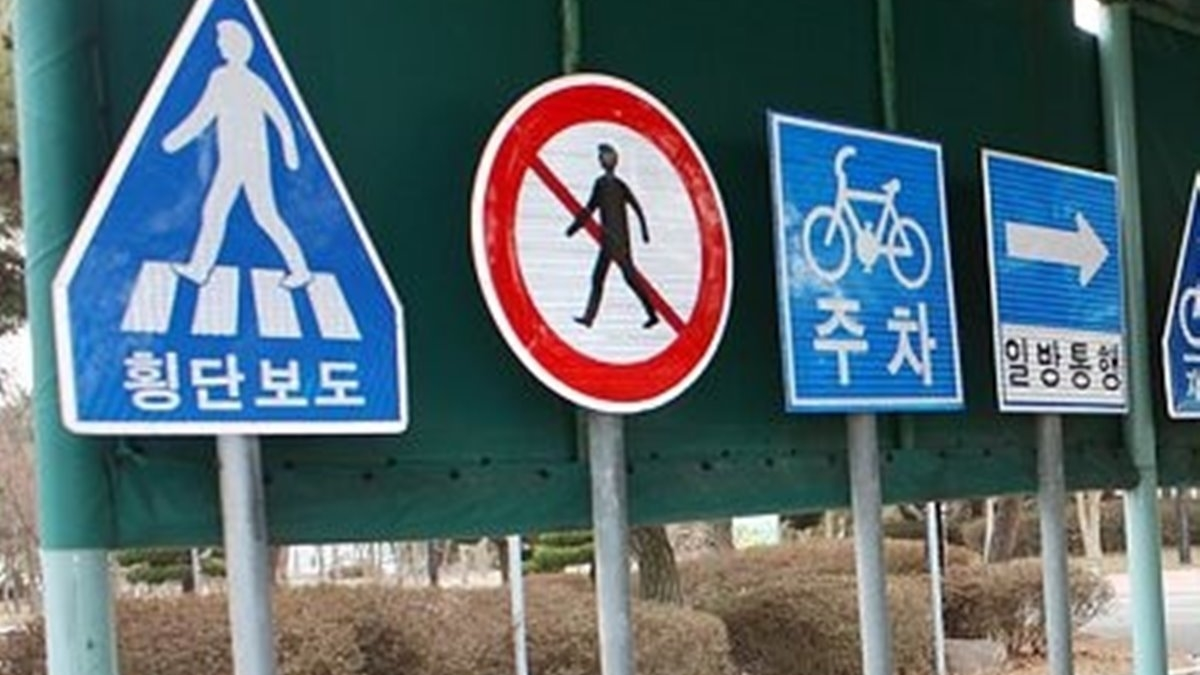
#> input picture datas/images/24.jpg, 1200 x 675 px, found by its file name
$ python CreateWarpPerspectiveOfSelectedArea2.py
#> lines starting #> are read from the running program, lines starting #| are printed output that depends on the picture
from cv2 import cv2 as cv
import numpy as np

try:
    img = cv.imread("datas/images/24.jpg")
#> img is the input picture: shape (675, 1200, 3); mean B, G, R 114.5, 107.2, 90.1
    cv.imshow("Image",img)

    width,height = 250,300
    pts1 = np.float32([[769,110],[943,146],[787,412],[964,409]])
    pts2 = np.float32([[0,0],[width,0],[0,height],[width,height]])
    matrix = cv.getPerspectiveTransform(pts1,pts2)
    imgOutput = cv.warpPerspective(img,matrix,(width,height))
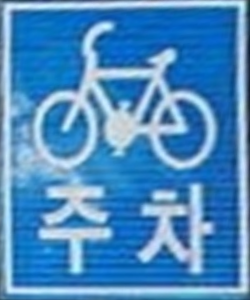
#> imgOutput: shape (300, 250, 3); mean B, G, R 193.2, 139.3, 75.6
    cv.imshow("Output",imgOutput)

    cv.waitKey(0)
    cv.destroyAllWindows()
except:
    pass

$ run again, with datas/images/12.jpg copied over datas/images/24.jpg
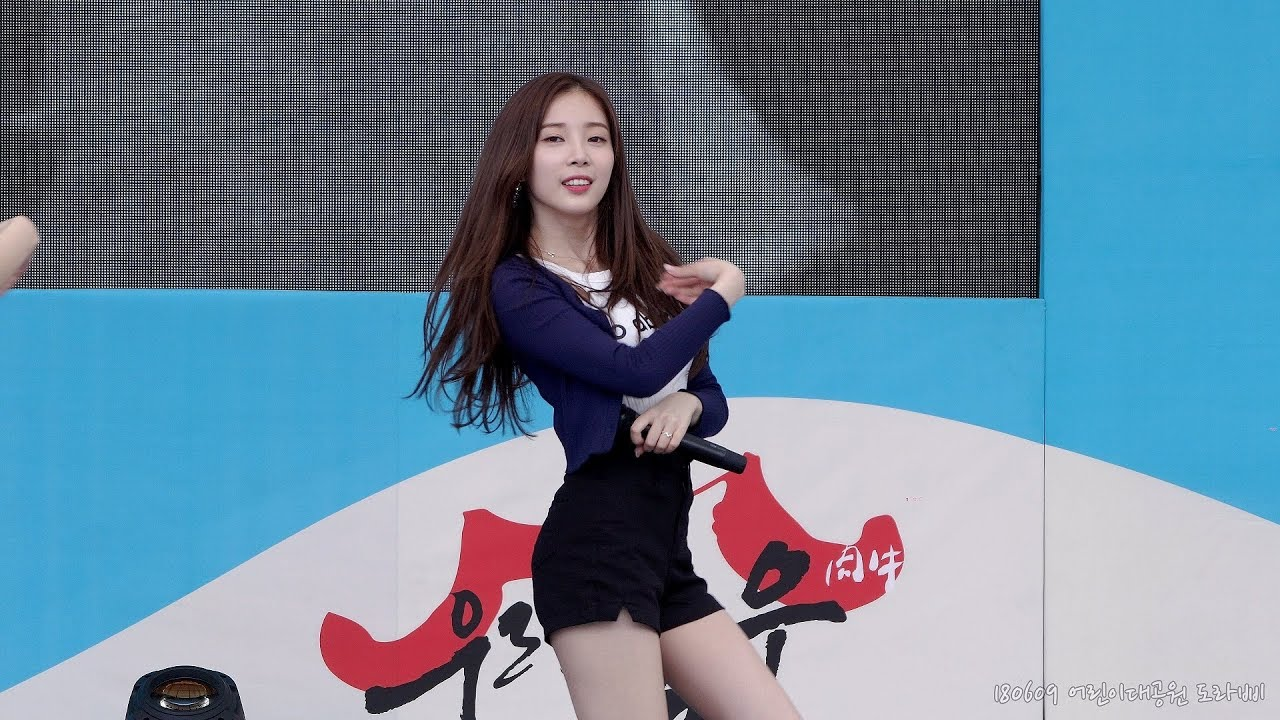
#> input picture datas/images/12.jpg, 1280 x 720 px, found by its file name
#> img is the input picture: shape (720, 1280, 3); mean B, G, R 150.7, 131.3, 106.3
#> `imgOutput = cv.warpPerspective(img,matrix,(width,height))`:
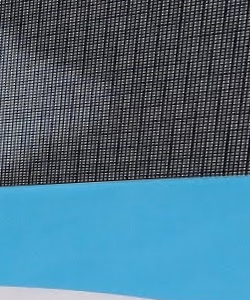
#> imgOutput: shape (300, 250, 3); mean B, G, R 131.8, 111.7, 74
